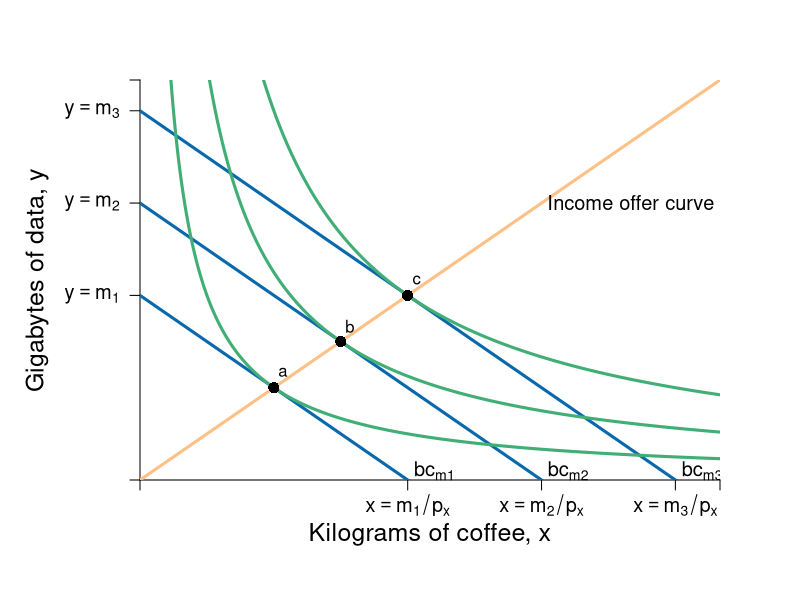

Generate this figure with R:
require(shape)
pdf(file = "budget_incomechange_offercurve_cd.pdf", width = 9, height = 7)

#Set parameters for graphics
axislabelsize <- 1.5
labelsize <- 1.2
graphlinewidth <- 3
segmentlinewidth <- 2


COL <- c("#7fc97f", "#beaed4", "#fdc086", "#ffff99", "#386cb0", "#f0027f", "#bf5b17", "#666666")
COLA <- c("#99d8c9","#66c2a4","#41ae76", "#238b45", "#005824")
COLB <- c("#4eb3d3", "#2b8cbe", "#0868ac","#084081")

#Edited the margins to cater for the larger LHS labels
par(mar =  c(6, 7, 4, 4))

uA <- function(x, y, alpha = 0.5){
  (x^alpha)*(y^(1-alpha))
}

bcA <- function(x, w = 20, p = 2) {
  w - p*x
}


xlims <- c(0, 13)
ylims <- c(0, 13)

npts <- 501 
x <- seq(xlims[1], xlims[2], length.out = npts)
y <- seq(ylims[1], ylims[2], length.out = npts) 
a <- c(3, 4.5, 6)

plot(0, 0, xlim = xlims, ylim = ylims, type = "n",
     xlab = expression(paste("")),
     ylab = expression(paste("")), 
     xaxt = "n", 
     yaxt = "n", 
     cex.lab = axislabelsize, 
     bty = "n",
     xaxs="i", 
     yaxs="i")

# ticksy <- seq(from = 0, to = ylims[2], by = 2)
# ylabels <- seq(from = 0, to = ylims[2], by = 2)
# ticksx <- seq(from = 0, to = xlims[2], by = 2)
# xlabels <- seq(from = 0, to = xlims[2], by = 2)
ticksy <- c(0, 6, 9, 12, ylims[2])
ylabels <- c(NA, expression(paste(y==m[1])), expression(paste(y == m[2])), expression(paste(y == m[3])), NA)
ticksx <- c(0, 6, 9, 12, xlims[2])
xlabels <- c(NA, expression(paste(x == m[1]/p[x])), expression(paste(x == m[2]/p[x])), expression(paste(x == m[3]/p[x])), NA)

axis(1, at = ticksx, pos = 0, labels = xlabels, cex.axis = labelsize)
axis(2, at = ticksy, pos = 0, labels = ylabels, las = 1, cex.axis = labelsize)

npts <- 500 
xx1 <- seq(xlims[1], xlims[2], length.out = npts)

lines(xx1, bcA(xx1, w = 12, p = 1), col = COLB[3], lwd = graphlinewidth)
lines(xx1, bcA(xx1, w = 6, p = 1), col = COLB[3], lwd = graphlinewidth)
lines(xx1, bcA(xx1, w = 9, p = 1), col = COLB[3], lwd = graphlinewidth)
#lines(xx1, indiffA1(xx1, uA = 20, rmax = 2.5, xmax = 10), col = COLB[4], lwd = graphlinewidth)
abline(0, 1, col=COL[3], lwd=graphlinewidth)

#Label Axes
mtext(expression(paste("Kilograms of coffee, ", x)), side=1, line = 2.5, cex = axislabelsize)
text(-2.3, 0.5*ylims[2], expression(paste("Gigabytes of data, ", y)), xpd = TRUE, cex = axislabelsize, srt = 90) 

#Label the budget curve functions for the HG, Aisha
text(6.6, .3, expression(bc[m1]), cex = labelsize)
text(9.6, .3, expression(bc[m2]), cex = labelsize)
text(12.6, .3, expression(bc[m3]), cex = labelsize)

text(11, 9, expression(paste("Income offer curve")), cex = labelsize)


#adding iso-welfare functions:

#Label the iso-welfare functions for the HG, Aisha
# text(11.8, 1.6, expression(u[1]))
# text(11.8, 3.3, expression(u[2]))
# text(11.8, 5.7, expression(u[3]))
#text(6.6, 8.3, expression(u[4]^A))

contour(x, y, 
        outer(x, y, uA),
        drawlabels = FALSE,
        col = COLA[3],
        lwd = graphlinewidth,
        levels = a, 
        xaxs="i", 
        yaxs="i", 
        add = TRUE)

points(3, 3, pch = 16, col = "black", cex = 1.5)
text(3.2, 3.5, expression(a))
points(4.5, 4.5, pch = 16, col = "black", cex = 1.5)
text(4.7, 5, expression(b))
points(6, 6, pch = 16, col = "black", cex = 1.5)
text(6.2, 6.5, expression(c))


dev.off()
